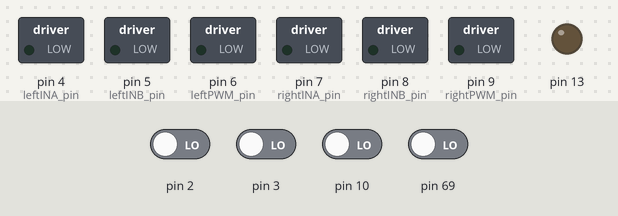
Bench run of a sketch on a simulated Arduino Mega 2560, built with avr-gcc and run on an emulated ATmega2560. On the bench: switched loads named in the sketch (green lamp = pin HIGH), output pins drawn as LEDs (lit = HIGH). Inputs (shaded band) come from the test bench; at power-on: pin 2, pin 3, pin 10, pin 69 LOW.

Above: at 0.1 s.
At 2.2 s:
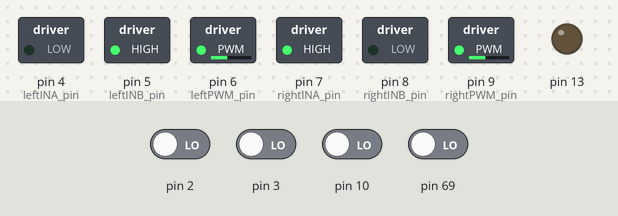
2.3 s: pin 3 driven HIGH
At 3.4 s:
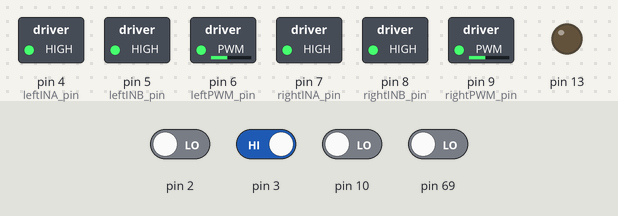
Timing chart, 0 to 5.3 s (numbered marks = the images above; inputs shaded):
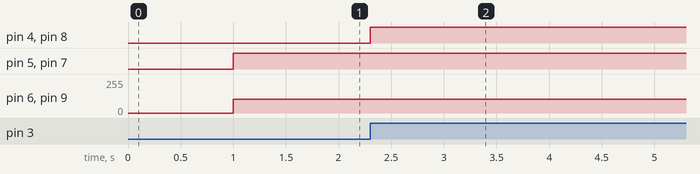

Measured:
- after the input at 2.3 s, pin 4 (leftINA_pin), pin 8 (rightINB_pin): LOW → HIGH at once

The sketch:

ClassEncoderEs.ino
```cpp
/*                   CLASS ENCODER Es
 *                    9 January 2023
 *  Program displays the number of left and right motor encoder counts
 *   using microcontroller interrupts for an input distance in cm.
 *   Nominal wheel size (8 cm) used to transform distance to encoder counts.
 *   Program used to find move robot forward for a distance, dist, cm.
 *   Es (= actual distance traveled/encoder calculated distance) can then be calculated
 *   from the actual distance the robot travels.
*/
#define  FWD     1
#define  REV     2
#define  CCW     3
#define  CW      4

//  encoder variables
volatile long left_cnt  = 0;
volatile long right_cnt = 0;

int leftINA_pin  = 4;
int leftINB_pin  = 5;
int leftPWM_pin  = 6;
int rightINA_pin = 7;
int rightINB_pin = 8;
int rightPWM_pin = 9;

int leftDuty;
int rightDuty;

int leftCntDel;          //change in encoder counts
int rightCntDel;
int leftCntPrev;         //previous encoder counts
int rightCntPrev;

float dist;
//float calcDist;
float Cm;              // distance traveled per encoder count (cm/count)

unsigned long countMax;
unsigned long T0;
unsigned long T;

void setup() {
  Serial.begin(9600);
  Serial1.begin(19200);

  InterruptSetup();          // this function sets up the port interrupts and starts the timer interrupt

//setup motor control pins
  pinMode(rightINA_pin, OUTPUT);
  pinMode(rightINB_pin, OUTPUT);
  pinMode(rightPWM_pin, OUTPUT);
  pinMode(leftINA_pin, OUTPUT);
  pinMode(leftINB_pin, OUTPUT);
  pinMode(leftPWM_pin, OUTPUT);

  delay(1000);                   //delay 1 sec to give logomatic time to iinitialize

//initialize motor speeds to equal values;
  leftDuty  = 40;                    //Slow speed prevents slipping
  rightDuty = 40;
  dist = 400;                        // 4m  run
  Cm = 0.00299199;                  // cm/encoder count
  countMax  = dist/Cm;
  left_cnt  = 0;
  right_cnt = 0;
  leftCntPrev    = left_cnt;
  rightCntPrev   = right_cnt;
  T0 = millis();

  Serial1.println("LtCn   RtCnt   LtDel   RtDel  RtSpeed" );
  Serial1.println("  ");
}

void loop() {
/*  while loop attempts to compensate for different motor speed differences
    using the encoder counts furnished by interrupts.  The loop is initially
    set up to go straight for countMax counts, keeping left motor speed constant
    and adjusting the right motor speed.
*/
    MotorGo(FWD,leftDuty, rightDuty);
// run for encoder calculated distance of 400 cm
    while (left_cnt <= countMax)  {
      T = millis();
// use encoder counts every 100 ms to adjust right motor speed
      if(T >= T0 + 100) {              // Count encoder pulses every 100 ms and adjust motor speeds
        leftCntDel = left_cnt - leftCntPrev;
        rightCntDel = right_cnt - rightCntPrev;
        leftCntPrev = left_cnt;
        rightCntPrev = right_cnt;

        if(leftCntDel > rightCntDel)
          rightDuty = rightDuty + 1;
        else if (rightCntDel > leftCntDel)
          rightDuty = rightDuty - 1;

        T0 = millis();
        MotorGo(FWD, leftDuty, rightDuty);

//        LogoPrint();     // diagostic print to logomatic
      }
    }
//   Stop
    MotorStop();
    delay(500);
    Serial1.println(" Stopped ");
    delay(500);
    Serial1.print(left_cnt);
    Serial1.write(9);
    Serial1.print(right_cnt);
    Serial1.write(9);
    Serial1.println(countMax);

    while(1) {          //prevent loop from continuing and dump logomatic buffer
      Serial1.println("idle");
      delay(20);
    }
}
```

Ancillary.ino
```cpp
//***********************
// INTERRUPT FUNCTIONS
//
// As the encoders pulse they cause interrupts which are serviced here
// the functions decide whether the cnt variables should inc or dec.
//
// at the bottom of this page you will find the vector called by the timer interrupt
// this vector, as you can, see calls the function Odometry(left_cnt,right_cnt)
// nothing for you to do here.


// External Interrupt 4 service routine => PIN2 (Right encoder ch A)
ISR(INT4_vect){
  if ((PINK & 0x80) != 0) {     // PK7 Pin A15
    if ((PINE & 0x10) != 0)     // PE4 Pin 2
      right_cnt--;
    else
      right_cnt++;
    } else {
      if ((PINE & 0x10) == 0)   // PE4 Pin 2
        right_cnt--;
      else
        right_cnt++;
       }
}

// External Interrupt 5 service routine => PIN3 (Left encoder ChA)
ISR(INT5_vect){
  if ((PINB & 0x10) != 0) {
  if ((PINE & 0x20) != 0)
    left_cnt++;
  else
    left_cnt--;
  } else {
    if ((PINE & 0x20) == 0)
      left_cnt++;
    else
      left_cnt--;
    }
}

// Pin change 0-7 interrupt service routine => PIN10 (Left encoder ChB)
ISR(PCINT0_vect){
  if ((PINE & 0x20) != 0) {   // PE5 Pin-3
  if ((PINB & 0x10) != 0) {   // PB4 Pin-10
    left_cnt--;
    } else
    left_cnt++;
    } else {
      if ((PINB & 0x10) == 0) {
        left_cnt--;
      } else
        left_cnt++;
      }
}

// Pin change 16-23 interrupt service routine => PIN-ADC15  (Right encoder ChB)
ISR(PCINT2_vect){
  if ((PINE & 0x10) != 0) {
  if ((PINK & 0x80) != 0)
    right_cnt++;
  else
    right_cnt--;
  } else {
    if ((PINK & 0x80) == 0)
      right_cnt++;
    else
      right_cnt--;
    }
}

// Timer 1 overflow interrupt service routine
ISR(TIMER1_OVF_vect){
  sei();                    // enable interrupts
//
}
```

Interrupt.ino
```cpp
// this function sets up all the port interrupts and begins the timer interrupt

void InterruptSetup(){
  PORTA = 0x00;
  DDRA = 0x00;

  PORTB = 0x00;
  DDRB = 0x00;

  PORTC = 0x00;
  DDRC = 0x00;

  PORTD = 0x00;
  DDRD = 0x00;

  PORTE = 0x00;
  DDRE = 0x00;

  PORTK = 0x00;
  DDRK = 0x00;

  pinMode(13, OUTPUT);

TCCR1A = 0x03;
TCCR1B = 0x05;    // 0x04: 32 ms;  0x05:  131 ms
TCNT1H = 0x00;
TCNT1L = 0x00;
ICR1H = 0x00;
ICR1L = 0x00;
OCR1AH = 0x00;
OCR1AL = 0x00;
OCR1BH = 0x00;
OCR1BL = 0x00;
OCR1CH = 0x00;
OCR1CL = 0x00;

// External Interrupt(s) initialization
EICRA = 0x00;
EICRB = 0x05;
EIMSK = 0x30;
EIFR = 0x30;
// Interrupt on PCINT
PCICR = 0x05;
PCIFR = 0x05;
PCMSK0 = 0x10;
PCMSK1 = 0x00;
PCMSK2 = 0x80;

// Timer(s)/Counter(s) Interrupt(s) initialization
TIMSK1 |= 0x01;
TIFR1 |= 0x01;
// Global enable interrupts
sei();
}
```

Motors.ino
```cpp
void MotorGo(byte Dir, int LSpeed, int RSpeed) {
//  driver motor1 = left;  driver motor2 = right
//  left motor:  INA low;  INB high --> forward
// right motor:  INA high; INB low  --> forward

int leftSpeed;
int rightSpeed;

  if(Dir == FWD) {
    digitalWrite(rightINA_pin, HIGH);
    digitalWrite(rightINB_pin, LOW);
    digitalWrite(leftINA_pin,  LOW);
    digitalWrite(leftINB_pin,  HIGH);
  }

  else if(Dir == REV) {
    digitalWrite(rightINA_pin, LOW);
    digitalWrite(rightINB_pin, HIGH);
    digitalWrite(leftINA_pin,  HIGH);
    digitalWrite(leftINB_pin,  LOW);
  }

  else if(Dir == CCW) {
    digitalWrite(rightINA_pin, HIGH);
    digitalWrite(rightINB_pin, LOW);
    digitalWrite(leftINA_pin,  HIGH);
    digitalWrite(leftINB_pin,  LOW);
  }

  else if (Dir == CW) {
    digitalWrite(rightINA_pin, LOW);
    digitalWrite(rightINB_pin, HIGH);
    digitalWrite(leftINA_pin,  LOW);
    digitalWrite(leftINB_pin,  HIGH);
  }

// scale speed
  leftSpeed = LSpeed*255/100;
  rightSpeed = RSpeed*255/100;

// start motors
  analogWrite(leftPWM_pin, leftSpeed);
  analogWrite(rightPWM_pin, rightSpeed);
}

void MotorStop() {
  digitalWrite(rightINA_pin, HIGH);   //HIGH = BRAKE;  LOW = COAST
  digitalWrite(rightINB_pin, HIGH);
  digitalWrite(leftINA_pin,  HIGH);
  digitalWrite(leftINB_pin,  HIGH);
}
```

Reports.ino
```cpp
void LogoPrint() {
    Serial1.print(left_cnt);
    Serial1.write(9);
    Serial1.print(right_cnt);
    Serial1.write(9);
    Serial1.print(leftCntDel);
    Serial1.write(9);
    Serial1.print(rightCntDel);
    Serial1.write(9);
    Serial1.println(rightDuty);
}
```
